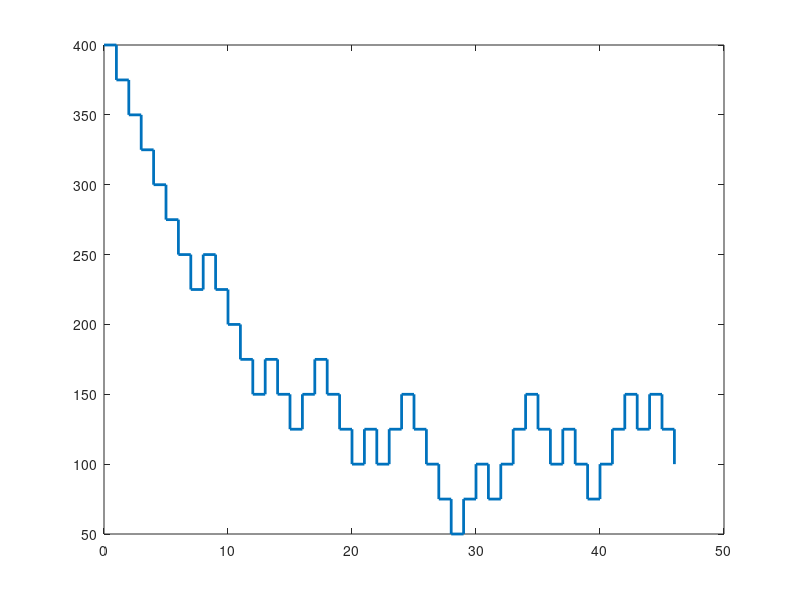

Source code (MATLAB): (Note: this script raises an error after producing the figure.)
y = [400,375,350,325,300,275,250,225,250,225,200,175,150,175,150,125,150,175,150,125,100,125,100,125,150,125,100,75,50,75,100,75,100,...
    125,150,125,100,125,100,75,100,125,150,125,150,125,100];
x = 0:length(y)-1;

figure;
stairs(x,y, 'LineWidth',2);
yline(100,'--r')
ylim([0,405]);
xlabel('Trials');
ylabel('AudioVisual Lag (ms)');
legend({'','TBW Width'})
